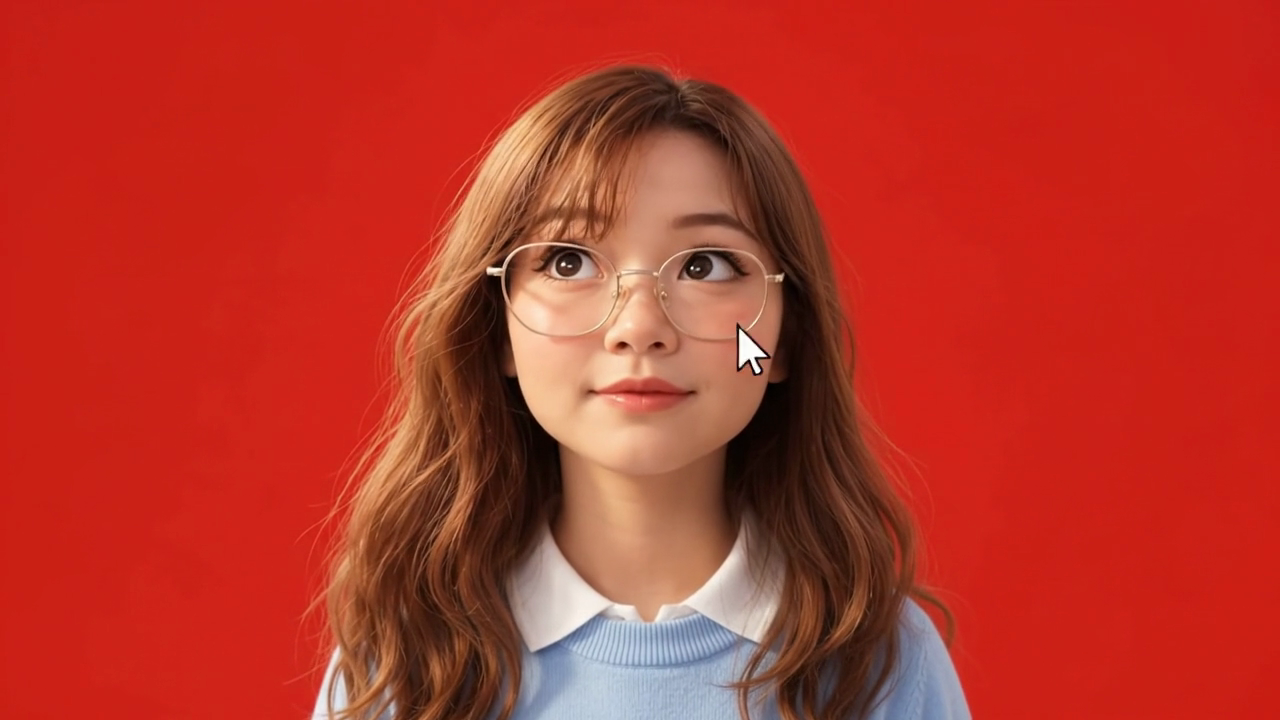
#> input picture scratch/test_poses/f_122.png, 1280 x 720 px, found by its file name
$ python test_inpaint.py
#> lines starting #> are read from the running program, lines starting #| are printed output that depends on the picture; after the words box and inside, x2 and y2 are one past the last pixel; in counts of white or black regions, pixels touching at a corner belong together
#> further down, im is the input picture: shape (720, 1280, 3); mean B, G, R 40.6, 53.3, 182.9
import cv2
import numpy as np

def remove_cursor(img):
    # Cursor is white (>240, >240, >240) and black (<30, <30, <30)
    # But wait, character has white collar and black pupils!
    # Where does cursor appear?
    # Cursor is only outside the face or at the right cheek (x > 650 or y < 150 or x < 350 or y > 550)
    # Let's find cursor: it's a small connected component (< 500 pixels) of pure white + black outline!

    # 1. Background color is approx BGR [22, 27, 198]
    bg_bgr = np.array([22, 27, 198], dtype=np.float32)
    diff = np.linalg.norm(img.astype(np.float32) - bg_bgr, axis=2)
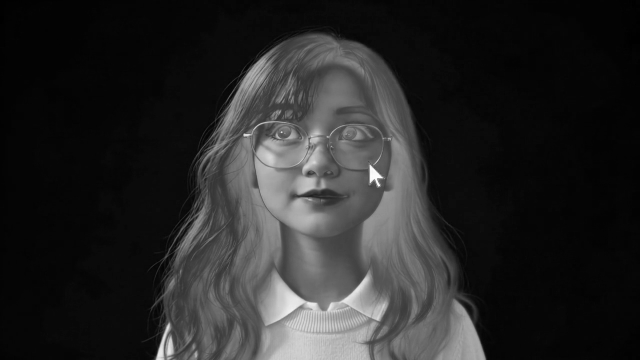
#> diff: shape (720, 1280) float32 (shown at 1/2 size); min 0, max 330.9, mean 52.2; drawn with min black and max white
    is_bg = diff < 40 # background mask
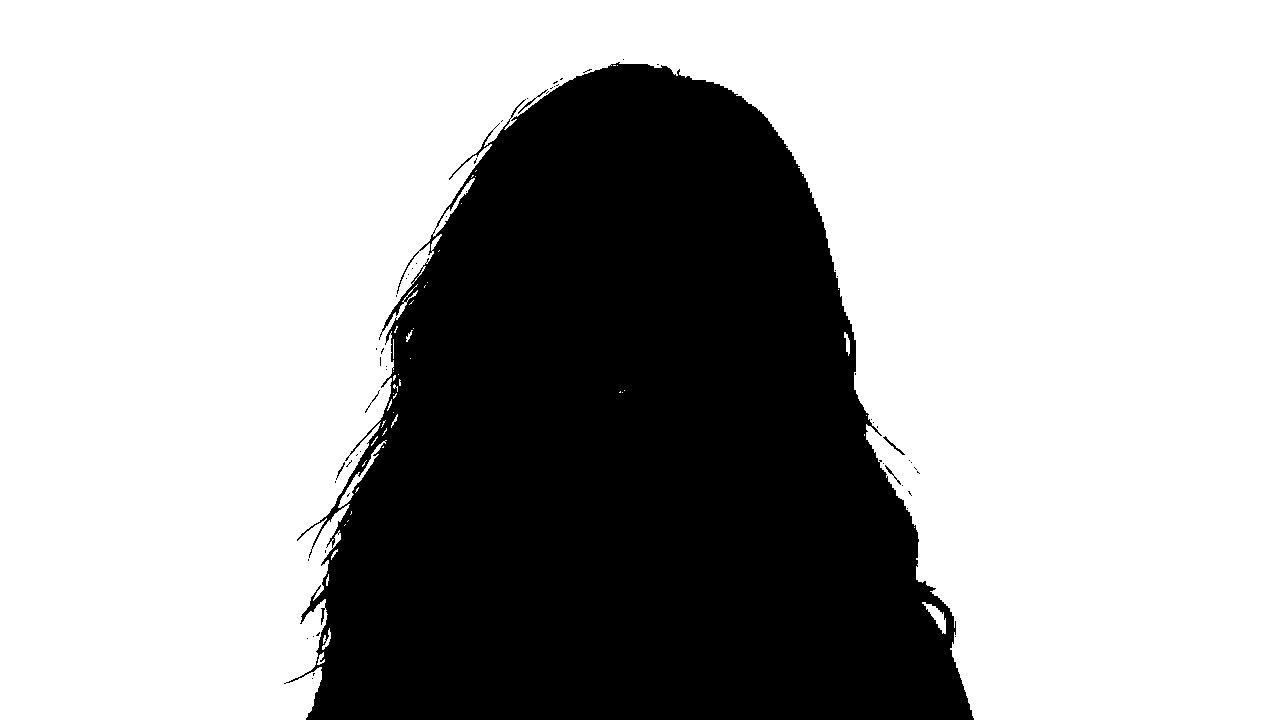
#> is_bg: shape (720, 1280) bool; 66.7% white; 57 black regions (51 under 20 px), largest, box (x1, y1, x2, y2) and area: (284, 62, 974, 720) 306416, (883, 436, 905, 455) 61, (518, 89, 548, 114) 59, (885, 465, 901, 485) 43, (365, 390, 380, 413) 31, (336, 462, 345, 480) 31

    # In background regions, anything that is NOT red background is an artifact/cursor!
    # If a pixel in the outer area (e.g. x < 400 or x > 880 or y < 80 or y > 660) is white or black:
    h, w = img.shape[:2]
    mask = np.zeros((h, w), dtype=np.uint8)

    # Outer area cursor removal:
    # Any pixel where diff > 40, but is surrounded by background:
    # Specifically cursor pixels:
    white_mask = (img[:, :, 0] > 230) & (img[:, :, 1] > 230) & (img[:, :, 2] > 230)
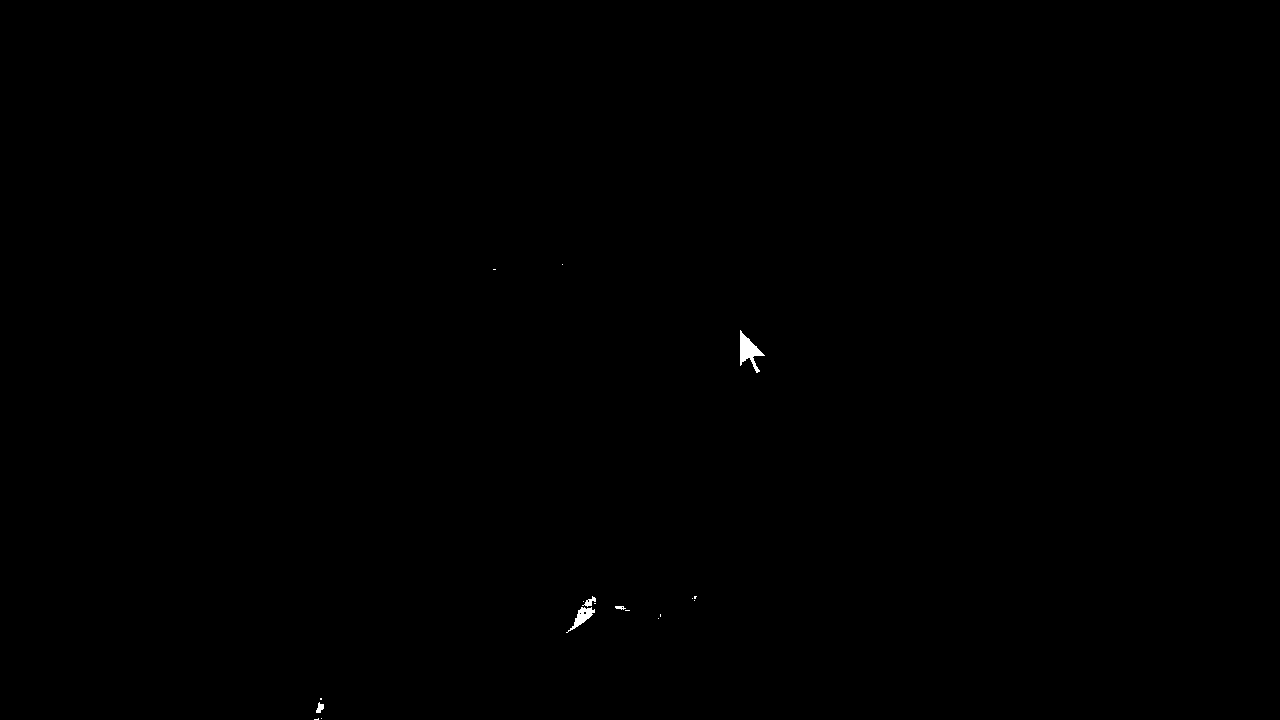
#> white_mask: shape (720, 1280) bool; 0.09% white; 18 white regions (13 under 20 px), largest, box (x1, y1, x2, y2) and area: (740, 330, 765, 373) 443, (566, 607, 595, 633) 246, (582, 596, 596, 607) 64, (316, 702, 324, 713) 55, (615, 606, 626, 610) 29
    black_mask = (img[:, :, 0] < 40) & (img[:, :, 1] < 40) & (img[:, :, 2] < 40)
#> black_mask: shape (720, 1280) bool; 1.7% white; 94 white regions (76 under 20 px), largest, box (x1, y1, x2, y2) and area: (724, 228, 817, 511) 9401, (483, 276, 562, 542) 5024, (479, 296, 495, 332) 317
    cursor_candidates = (white_mask | black_mask)
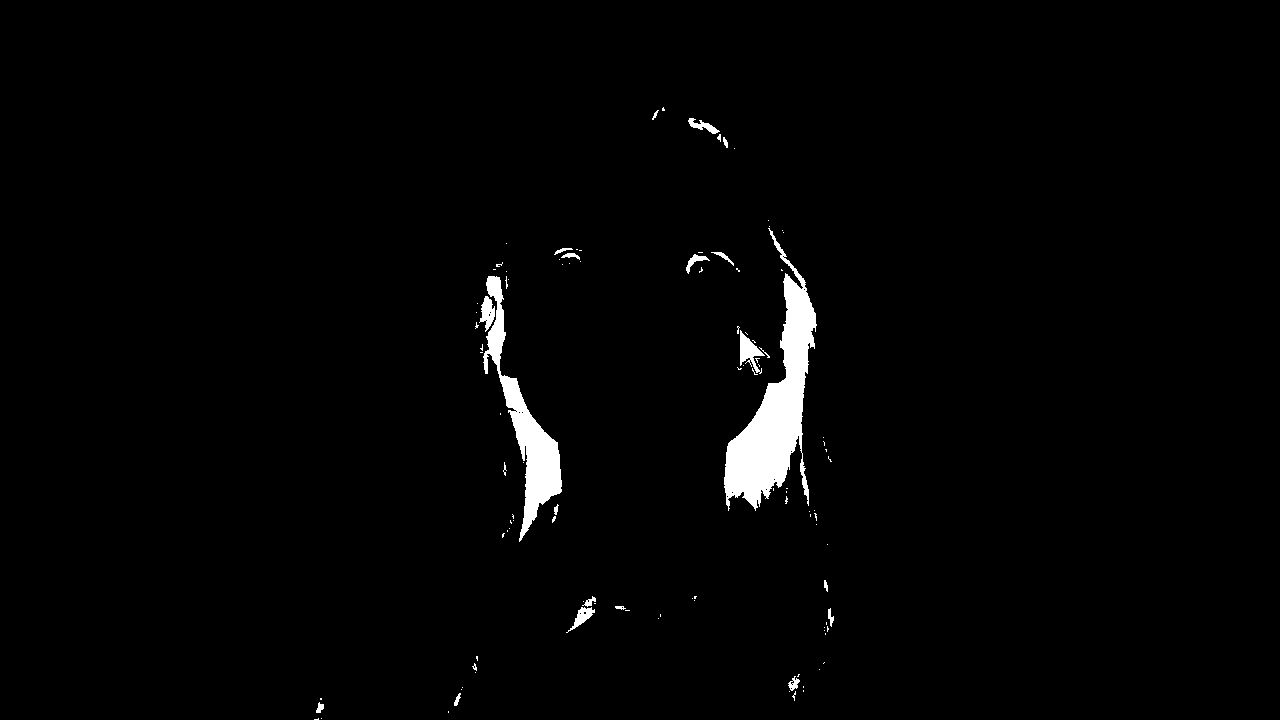
#> cursor_candidates: shape (720, 1280) bool; 1.8% white; 110 white regions (87 under 20 px), largest, box (x1, y1, x2, y2) and area: (724, 228, 817, 511) 9401, (483, 276, 562, 542) 5024, (740, 330, 765, 374) 463

    # Exclude character body center (collar is at y: 550..660, x: 500..780; eyes are at y: 220..380, x: 520..760)
    safe_zone = np.ones((h, w), dtype=bool)
    # Protect eyes/glasses/teeth/collar
    safe_zone[180:480, 520:760] = False # face center
    safe_zone[530:720, 480:800] = False # collar/neck

    mask[(cursor_candidates & safe_zone)] = 255
    # Dilate mask slightly to cover antialiased borders
    kernel = cv2.getStructuringElement(cv2.MORPH_ELLIPSE, (5, 5))
    mask_dilated = cv2.dilate(mask, kernel)

    # Inpaint
    result = cv2.inpaint(img, mask_dilated, 5, cv2.INPAINT_TELEA)
    return result

# Test on f_122 and center_234
for name, path in [('f_122', 'scratch/test_poses/f_122.png'),
                   ('center_234', 'scratch/test_poses/center_234.png'),
                   ('up_198', 'scratch/test_poses/up_198.png'),
                   ('upright_136', 'scratch/test_poses/upright_136.png')]:
    im = cv2.imread(path)
    clean = remove_cursor(im)
    cv2.imwrite(f'scratch/test_poses/{name}_clean.png', clean)
#> pass 2 of the loop `for name, path in [('f_122', 'scratch/test_poses/f_122.png'),`:
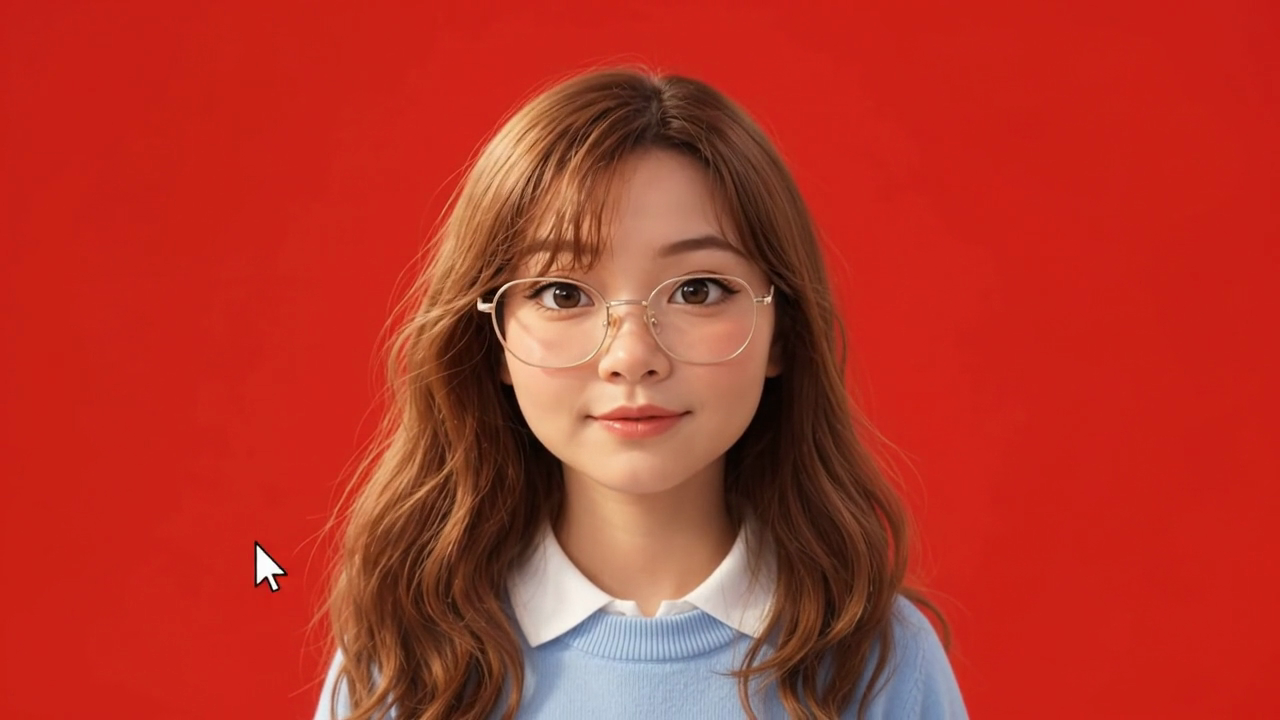
#> input picture scratch/test_poses/center_234.png, 1280 x 720 px, found by its file name
#> im is the input picture: shape (720, 1280, 3); mean B, G, R 39.8, 52.9, 181.3
#> in remove_cursor (call 2), `is_bg = diff < 40`:
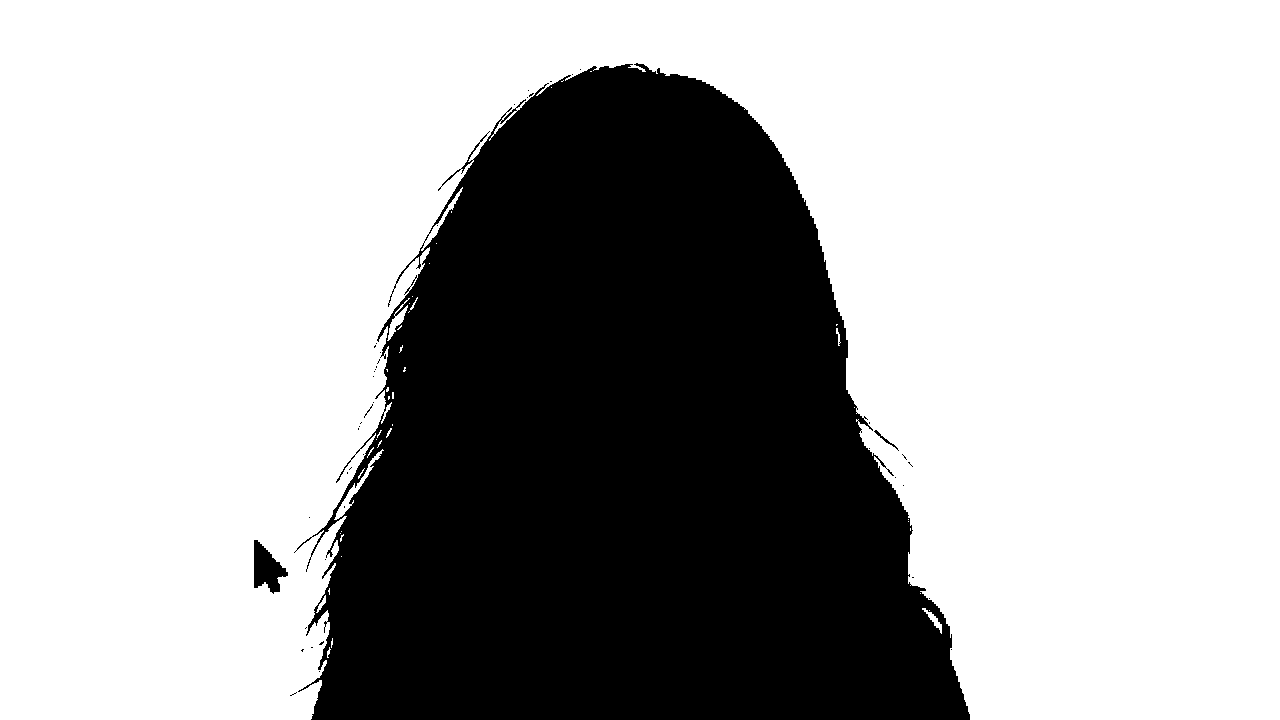
#> is_bg: shape (720, 1280) bool; 67% white; 45 black regions (42 under 20 px), largest, box (x1, y1, x2, y2) and area: (294, 63, 970, 720) 302907, (254, 540, 288, 594) 1032, (874, 430, 899, 451) 67
#> in remove_cursor (call 2), `cursor_candidates = (white_mask | black_mask)`:
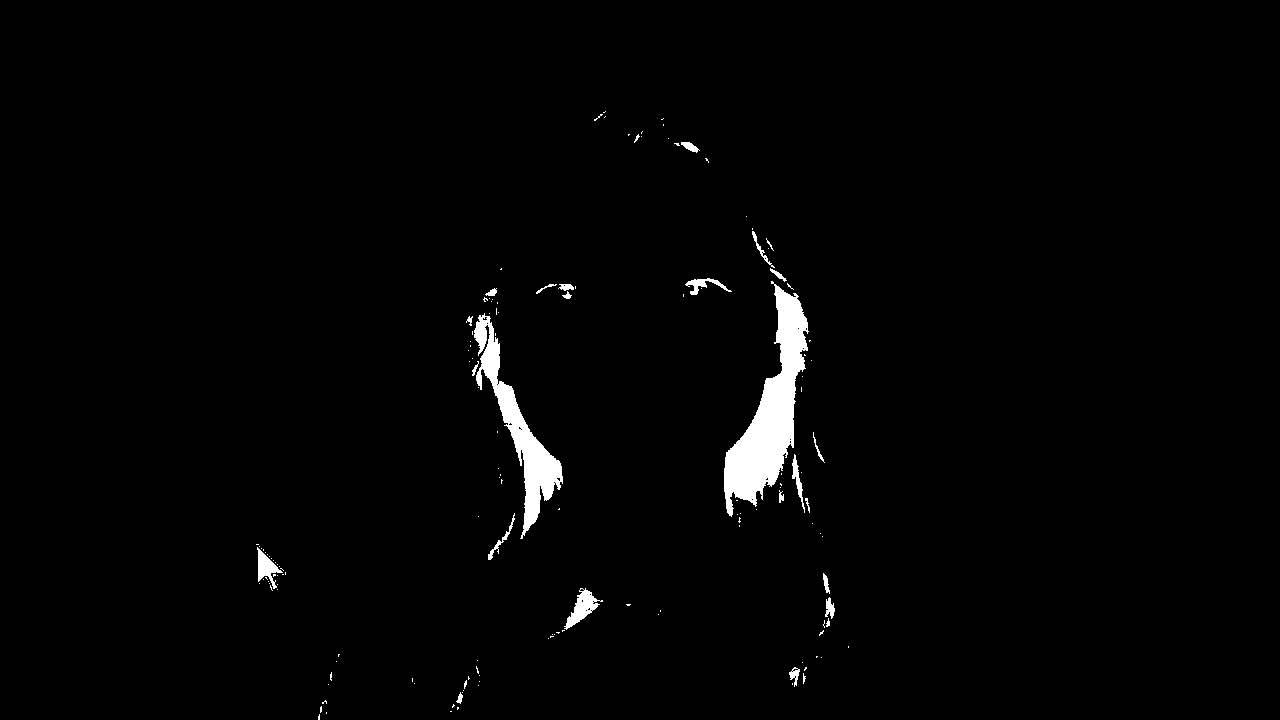
#> cursor_candidates: shape (720, 1280) bool; 1.7% white; 151 white regions (125 under 20 px), largest, box (x1, y1, x2, y2) and area: (724, 281, 809, 517) 7757, (474, 313, 563, 539) 4625, (564, 588, 603, 630) 608

print("Inpainting test complete")
